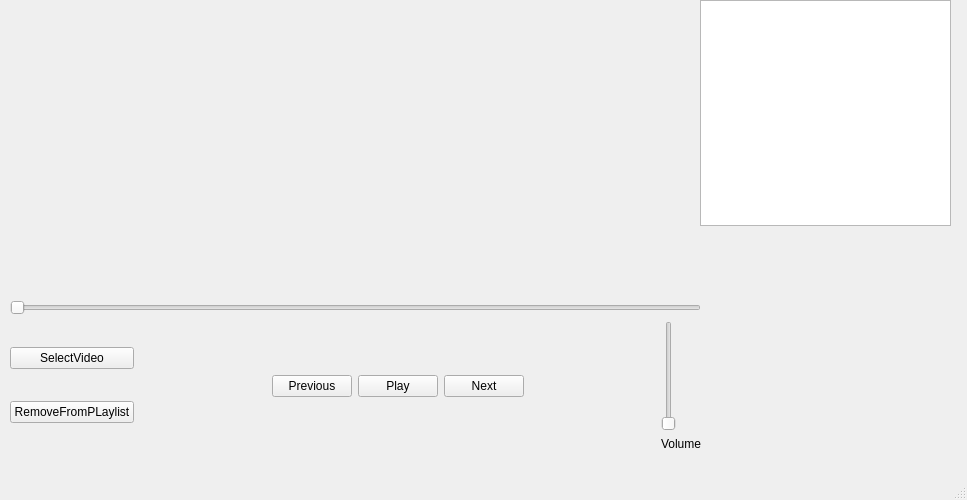
<?xml version="1.0" encoding="UTF-8"?>
<ui version="4.0">
 <class>player</class>
 <widget class="QMainWindow" name="player">
  <property name="geometry">
   <rect>
    <x>0</x>
    <y>0</y>
    <width>967</width>
    <height>500</height>
   </rect>
  </property>
  <property name="windowTitle">
   <string>player</string>
  </property>
  <widget class="QWidget" name="centralwidget">
   <widget class="QWidget" name="horizontalLayoutWidget">
    <property name="geometry">
     <rect>
      <x>10</x>
      <y>300</y>
      <width>691</width>
      <height>151</height>
     </rect>
    </property>
    <layout class="QVBoxLayout" name="videolayout">
     <item>
      <widget class="QSlider" name="Video">
       <property name="orientation">
        <enum>Qt::Horizontal</enum>
       </property>
      </widget>
     </item>
     <item>
      <layout class="QHBoxLayout" name="horizontalLayout_2">
       <item>
        <layout class="QVBoxLayout" name="verticalLayout">
         <item>
          <widget class="QPushButton" name="SelectVideo">
           <property name="text">
            <string>SelectVideo</string>
           </property>
          </widget>
         </item>
         <item>
          <widget class="QPushButton" name="Remove">
           <property name="text">
            <string>RemoveFromPLaylist</string>
           </property>
          </widget>
         </item>
        </layout>
       </item>
       <item>
        <spacer name="horizontalSpacer_2">
         <property name="orientation">
          <enum>Qt::Horizontal</enum>
         </property>
         <property name="sizeHint" stdset="0">
          <size>
           <width>40</width>
           <height>20</height>
          </size>
         </property>
        </spacer>
       </item>
       <item>
        <widget class="QPushButton" name="prev">
         <property name="text">
          <string>Previous</string>
         </property>
        </widget>
       </item>
       <item>
        <widget class="QPushButton" name="Play">
         <property name="text">
          <string>Play</string>
         </property>
        </widget>
       </item>
       <item>
        <widget class="QPushButton" name="next">
         <property name="text">
          <string>Next</string>
         </property>
        </widget>
       </item>
       <item>
        <spacer name="horizontalSpacer">
         <property name="orientation">
          <enum>Qt::Horizontal</enum>
         </property>
         <property name="sizeHint" stdset="0">
          <size>
           <width>40</width>
           <height>20</height>
          </size>
         </property>
        </spacer>
       </item>
       <item>
        <layout class="QVBoxLayout" name="verticalLayout_2">
         <item>
          <widget class="QSlider" name="Volume">
           <property name="enabled">
            <bool>true</bool>
           </property>
           <property name="orientation">
            <enum>Qt::Vertical</enum>
           </property>
          </widget>
         </item>
         <item>
          <widget class="QLabel" name="label">
           <property name="text">
            <string>Volume</string>
           </property>
          </widget>
         </item>
        </layout>
       </item>
      </layout>
     </item>
    </layout>
   </widget>
   <widget class="QWidget" name="verticalLayoutWidget_2">
    <property name="geometry">
     <rect>
      <x>10</x>
      <y>0</y>
      <width>691</width>
      <height>291</height>
     </rect>
    </property>
    <layout class="QVBoxLayout" name="videolayer"/>
   </widget>
   <widget class="QWidget" name="verticalLayoutWidget_3">
    <property name="geometry">
     <rect>
      <x>700</x>
      <y>0</y>
      <width>251</width>
      <height>451</height>
     </rect>
    </property>
    <layout class="QVBoxLayout" name="verticalLayout_3">
     <item>
      <widget class="QTableView" name="playlsittable"/>
     </item>
     <item>
      <spacer name="verticalSpacer">
       <property name="orientation">
        <enum>Qt::Vertical</enum>
       </property>
       <property name="sizeHint" stdset="0">
        <size>
         <width>20</width>
         <height>40</height>
        </size>
       </property>
      </spacer>
     </item>
    </layout>
   </widget>
  </widget>
  <widget class="QMenuBar" name="menubar">
   <property name="geometry">
    <rect>
     <x>0</x>
     <y>0</y>
     <width>967</width>
     <height>21</height>
    </rect>
   </property>
  </widget>
  <widget class="QStatusBar" name="statusbar"/>
 </widget>
 <resources/>
 <connections/>
</ui>
